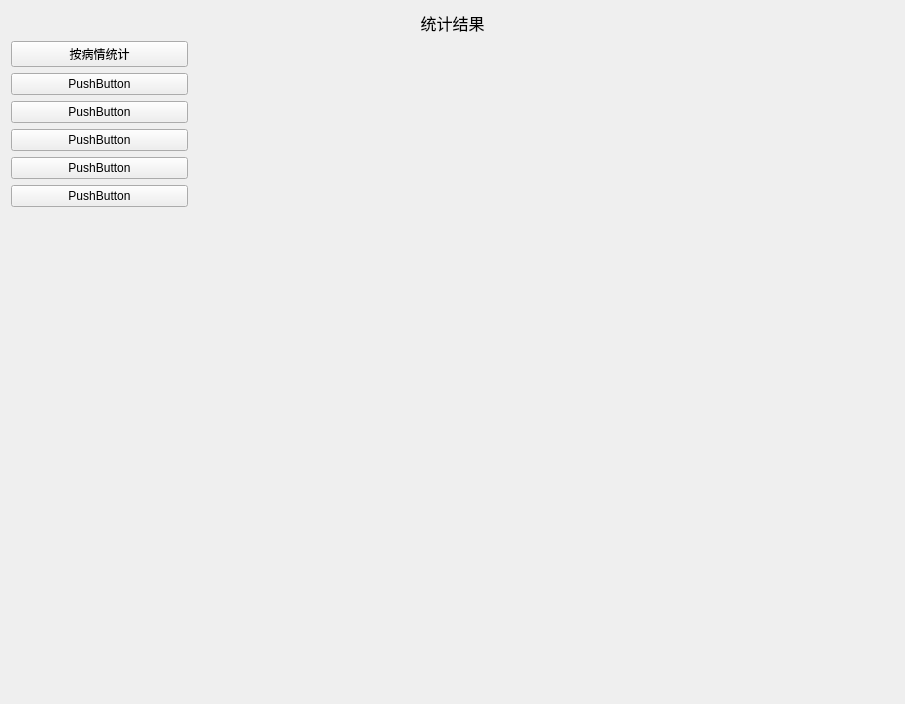
<?xml version="1.0" encoding="UTF-8"?>
<ui version="4.0">
 <class>CWgtAnalysis</class>
 <widget class="QWidget" name="CWgtAnalysis">
  <property name="geometry">
   <rect>
    <x>0</x>
    <y>0</y>
    <width>905</width>
    <height>704</height>
   </rect>
  </property>
  <property name="windowTitle">
   <string>Form</string>
  </property>
  <layout class="QVBoxLayout" name="verticalLayout" stretch="0,1">
   <item>
    <widget class="QLabel" name="label">
     <property name="font">
      <font>
       <family>微软雅黑</family>
       <pointsize>12</pointsize>
      </font>
     </property>
     <property name="layoutDirection">
      <enum>Qt::LeftToRight</enum>
     </property>
     <property name="text">
      <string>统计结果</string>
     </property>
     <property name="alignment">
      <set>Qt::AlignCenter</set>
     </property>
    </widget>
   </item>
   <item>
    <layout class="QHBoxLayout" name="horizontalLayout_2" stretch="1,4">
     <item>
      <layout class="QVBoxLayout" name="verticalLayout_3">
       <item>
        <widget class="QPushButton" name="pushButton_3">
         <property name="text">
          <string>按病情统计</string>
         </property>
        </widget>
       </item>
       <item>
        <widget class="QPushButton" name="pushButton_4">
         <property name="text">
          <string>PushButton</string>
         </property>
        </widget>
       </item>
       <item>
        <widget class="QPushButton" name="pushButton_6">
         <property name="text">
          <string>PushButton</string>
         </property>
        </widget>
       </item>
       <item>
        <widget class="QPushButton" name="pushButton_7">
         <property name="text">
          <string>PushButton</string>
         </property>
        </widget>
       </item>
       <item>
        <widget class="QPushButton" name="pushButton_5">
         <property name="text">
          <string>PushButton</string>
         </property>
        </widget>
       </item>
       <item>
        <widget class="QPushButton" name="pushButton_2">
         <property name="text">
          <string>PushButton</string>
         </property>
        </widget>
       </item>
       <item>
        <spacer name="verticalSpacer">
         <property name="orientation">
          <enum>Qt::Vertical</enum>
         </property>
         <property name="sizeHint" stdset="0">
          <size>
           <width>20</width>
           <height>40</height>
          </size>
         </property>
        </spacer>
       </item>
      </layout>
     </item>
     <item>
      <layout class="QVBoxLayout" name="verticalLayout_2"/>
     </item>
    </layout>
   </item>
  </layout>
 </widget>
 <resources/>
 <connections/>
</ui>
